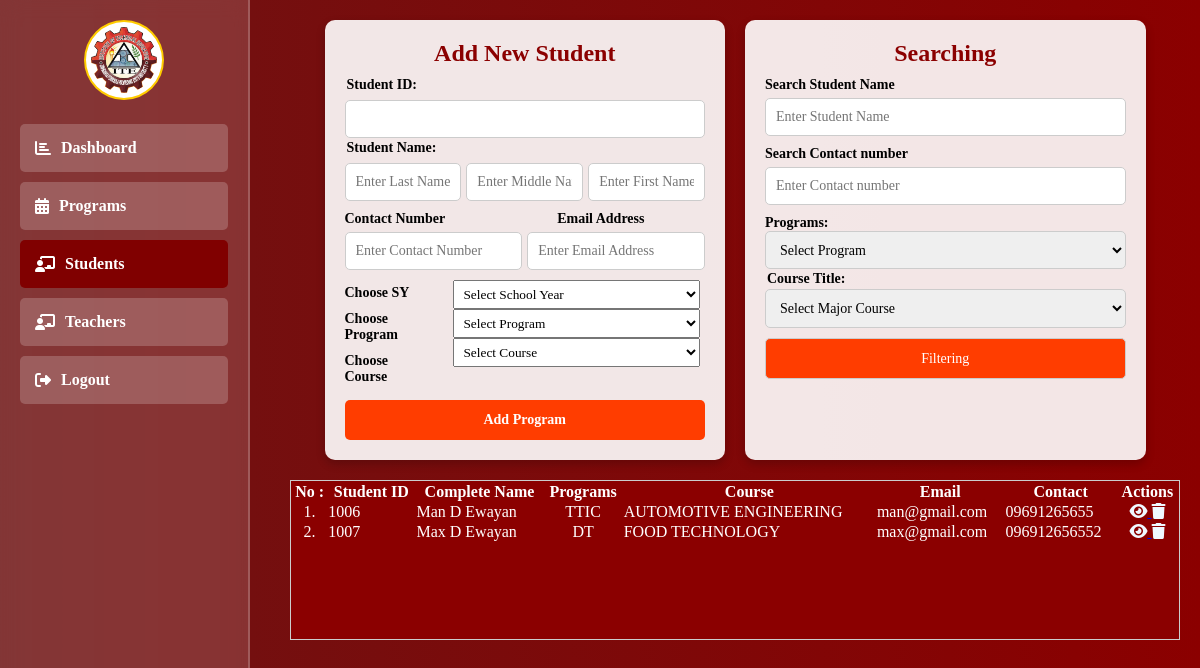
The page /admin/students.php (signed in) on the database as committed earlier.
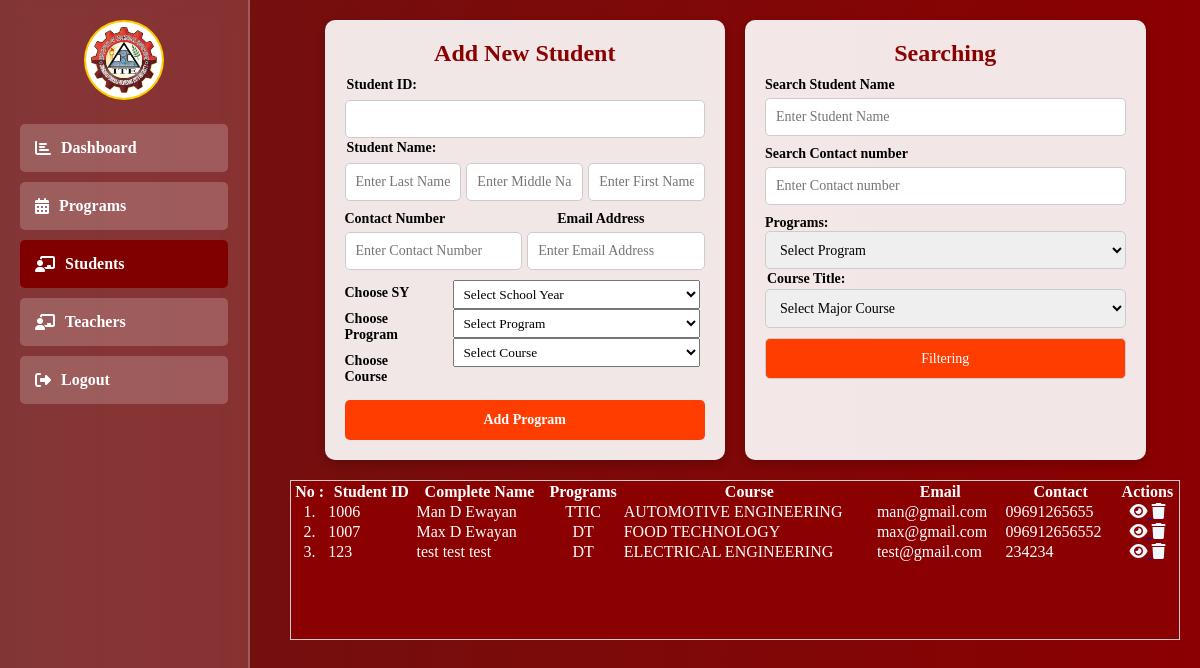
The same page on the database as committed later.
### tables this page shows
CREATE TABLE `students` (
  `id` int(11) NOT NULL,
  `student_code` varchar(100) DEFAULT NULL,
  `fname` varchar(100) NOT NULL,
  `mname` varchar(100) NOT NULL,
  `lname` varchar(100) NOT NULL,
  `profile` varchar(255) NOT NULL,
  `school_year` varchar(100) NOT NULL,
  `program` varchar(100) NOT NULL,
  `course` varchar(100) NOT NULL,
  `contact` varchar(20) NOT NULL,
  `email` varchar(100) NOT NULL,
  `verify` varchar(50) NOT NULL
);

### admin/admin_function.php (called while the page is built, shortened)
<?php
include "../db_connect.php";
function GetStudents()
{
    global $pdo;
    try {
        $stmt = $pdo->prepare("SELECT s.*,
            CONCAT(s.lname, ' ', s.mname, ' ', s.fname) AS student_name
         FROM students s
         ");
        $stmt->execute();
        $students = $stmt->fetchAll(PDO::FETCH_ASSOC);
        return $students;
    } catch (PDOException $e) {
        return [];
    }
}

### admin/students.php (the view, shortened to what the changed rows need)
<?php
include "../db_connect.php";
include "./admin_function.php";
?>
<!DOCTYPE html>
<html lang="en">
<head>
    <link rel="stylesheet" href="https://cdnjs.cloudflare.com/ajax/libs/font-awesome/6.2.0/css/all.css">
</head>
<body>
    <div class="content">
        <div class="dashboard-container">
            <div class="card">
                <h2>Add New Student</h2>
            </div>
            <div class="card">
                <h2>Searching</h2>
            </div>
            <div class="card-table" id="tableNone"
                style="width: 100%; color: #ccc; border: 1px solid #ccc; height: 10rem; background-color: #8B0000; overflow-y: scroll;">
                <div class="tables-content" style=" background-color: #8B0000; display: flex; color: white;">
                    <table class="table" style=" width: 100%; ">
                        <thead>
                            <tr>
                                <th>No :</th>
                                <th>Student ID</th>
                                <th>Complete Name</th>
                                <th>Programs</th>
                                <th>Course</th>
                                <th>Email</th>
                                <th>Contact</th>
                                <th>Actions</th>
                            </tr>
                        </thead>
                        <tbody>
                            <?php
                            $list = GetStudents();
                            foreach ($list as $index => $program) {
                                if (
                                    (!isset($_GET['student_name']) || $_GET['student_name'] == '' || $_GET['student_name'] == $program['student_name']) &&
                                    (!isset($_GET['student_name']) || $_GET['student_name'] == '' || $_GET['student_name'] == $program['student_name']) &&
                                    (!isset($_GET['contact']) || $_GET['contact'] == '' || $_GET['contact'] == $program['contact']) &&
                                    (!isset($_GET['program']) || $_GET['program'] == '' || $_GET['program'] == $program['program']) &&
                                    (!isset($_GET['course']) || $_GET['course'] == '' || $_GET['course'] == $program['course'])
                                ) {
                                    ?>
                                    <tr style="text-align: center;">
                                        <td style="margin-left: 5px;"><?php echo $index + 1 ?>. </td>
                                        <td style="text-align: left;">
                                            <?php echo htmlspecialchars($program['student_code']) ?>
                                        </td>
                                        <td style="text-align: left;">
                                            <?php echo htmlspecialchars($program['student_name']) ?>
                                        </td>
                                        <td>
                                            <?php echo htmlspecialchars($program['program']); ?>
                                        </td>
                                        <td style="text-align: left;"><?php echo htmlspecialchars($program['course']) ?></td>
                                        <td style="text-align: left;"><?php echo htmlspecialchars($program['email']) ?></td>
                                        <td style="text-align: left;"><?php echo htmlspecialchars($program['contact']) ?></td>
                                        <td>
                                            <div style="color: aliceblue;">
                                                <a
                                                    href="view_student.php?program_id=<?php echo $program['id']; ?>&program_name=<?php echo urlencode($program['program']); ?>&student_name=<?php echo urlencode($program['student_name']); ?></a>&course_name=<?php echo urlencode($program['course']); ?>&student_id=<?php echo urlencode($program['student_code']); ?>">
                                                    <i style="color: aliceblue;" class="fa fa-eye"></i>
                                                </a>
                                                <a class="delete-program" section="<?php echo $program['id']; ?>"><i
                                                        class="fa fa-trash"></i></a>
                                            </div>
                                        </td>
                                    </tr>
                                <?php }
                            } ?>
                        </tbody>
                    </table>
                </div>
            </div>
        </div>
</body>
</html>

Rows that differ between the two databases and show on the page:
added students: student_code "123", student_name "test test test", program "DT", course "ELECTRICAL ENGINEERING", email "test@gmail.com", contact "234234"
